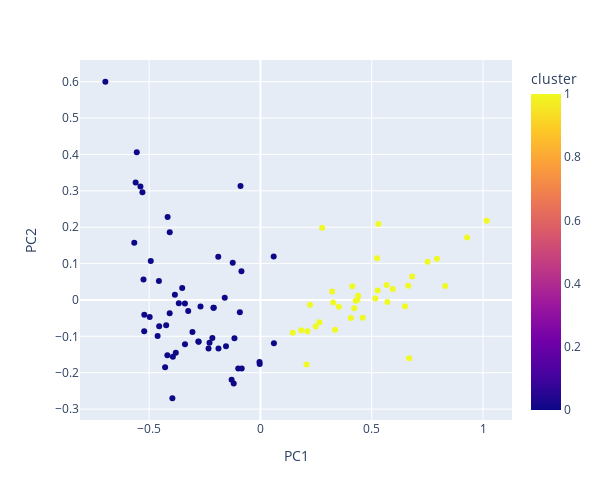

The cell this chart's notebook holds for it:
### Markdown cell above
Load the data:

### Code cell
columns_to_drop = ['year',
                   'percentage_population_in_multidimensional_poverty',
                   'poverty_vulnerability',
                   'severe_poverty',
                   'percentage_population_in_multidimensional_destitution_poverty',
                   'proportion_of_mpi_ppor_who_are_destitute',
                   'deprevation_intensity']

data_raw = pd.read_csv('../data/country-data.csv')
mpi_data = pd.read_csv("../data/national_mpi.csv", delimiter=";").drop(columns=columns_to_drop, axis=1)
mpi_area = pd.read_csv("../data/MPI.csv")
mpm_data = pd.read_csv("../data/mpm_worlbank.csv", delimiter=";")

for column in mpi_data.columns:
    if column != 'country':
        mpi_data[column] = mpi_data[column].str.replace(',', '.').astype(float)

mpi_area.columns = [s.replace(' ', '_').lower() for s in mpi_area.columns]

# merge dataframes
raw_n_mpi = pd.merge(
    data_raw,
    mpi_data,
    on='country',
    how='inner'
)

raw_n_area = pd.merge(
    data_raw,
    mpi_area,
    on='country',
    how='inner',  # use 'left' to keep all rows from the left table
)

#countries = raw_n_mpi.country
#raw_n_mpi = raw_n_mpi.drop(columns=["country"]) 

features = ['country', 'mpi', 'gdpp', 'child_mort', 'total_fer', 'life_expec']
countries, clusters = pre_process_data(raw_n_mpi[features], scaler="minmax", pca_components=3, plot_scree_plot=True, pca=True)
clusters = apply_hierarchical_clustering(clusters, 2)
scatter_plot_data(clusters, ['PC1', 'PC2', 'PC3'], clusters.index, three=False)
evalutate_clusters(clusters)

### Figure 1 — Plotly figure (JSON) as saved in the notebook; plotly's stock layout.template omitted (floating-point values rounded to 4 significant figures)
{"data": [{"hovertemplate": "<b>%{hovertext}</b><br><br>PC1=%{x}<br>PC2=%{y}<br>cluster=%{marker.color}<extra></extra>", "hovertext": [0, 1, 2, 3, 4, 5, 6, 7, 8, 9, 10, 11, 12, 13, 14, 15, 16, 17, 18, 19, 20, 21, 22, 23, 24, 25, 26, 27, 28, 29, 30, 31, 32, 33, 34, 35, 36, 37, 38, 39, 40, 41, 42, 43, 44, 45, 46, 47, 48, 49, 50, 51, 52, 53, 54, 55, 56, 57, 58, 59, 60, 61, 62, 63, 64, 65, 66, 67, 68, 69, 70, 71, 72, 73, 74, 75, 76, 77, 78, 79, 80, 81, 82, 83, 84, 85, 86, 87, 88, 89], "legendgroup": "", "marker": {"color": [1, 0, 0, 1, 0, 0, 0, 0, 0, 1, 0, 0, 0, 0, 0, 1, 1, 0, 1, 1, 1, 0, 0, 1, 0, 0, 0, 0, 0, 0, 1, 0, 1, 0, 1, 1, 0, 1, 0, 0, 0, 0, 0, 0, 1, 0, 1, 1, 0, 1, 1, 0, 1, 1, 0, 0, 0, 0, 1, 0, 0, 0, 1, 1, 1, 0, 0, 0, 1, 0, 1, 0, 0, 1, 0, 0, 1, 0, 0, 1, 0, 1, 1, 0, 0, 0, 1, 0, 1, 1], "coloraxis": "coloraxis", "symbol": "circle"}, "mode": "markers", "name": "", "orientation": "v", "showlegend": false, "type": "scatter", "x": [0.516, -0.4619, -0.3392, 0.5302, -0.5302, -0.4181, -0.1295, -0.6967, -0.3245, 0.5667, -0.1167, -0.1547, -0.5222, -0.1245, -0.5606, 0.7932, 0.6815, -0.004181, 0.4356, 0.8299, 0.9284, -0.4549, -0.4561, 0.2651, -0.5667, -0.3514, -0.3666, -0.2159, -0.3389, -0.08946, 0.3519, -0.3932, 0.1454, -0.09249, 0.594, 0.5703, -0.2287, 0.6681, -0.09977, -0.2788, -0.08532, -0.4077, -0.2692, -0.4169, 0.1832, 0.06056, 0.2069, 0.4062, -0.5555, 0.4214, 0.4596, -0.4926, 0.7509, 0.4128, -0.3955, -0.2331, -0.5253, -0.2776, 0.6641, -0.003234, 0.05955, -0.12, 1.016, 0.5238, 0.211, -0.3054, -0.3842, -0.1884, 0.2483, -0.1603, 0.3268, -0.5218, -0.539, 0.6496, -0.1895, -0.3802, 0.3221, -0.4074, -0.08402, 0.4279, -0.4974, 0.2772, 0.3354, -0.2112, -0.4235, -0.2097, 0.5267, -0.4283, 0.2228, 0.4389], "xaxis": "x", "y": [0.003729, -0.0989, -0.009727, 0.209, 0.2962, -0.1521, -0.2191, 0.5998, -0.03046, 0.04139, -0.1053, -0.1276, -0.08572, 0.1023, 0.3231, 0.1132, 0.06441, -0.1703, 1.378e-05, 0.03841, 0.1716, -0.0724, 0.05207, -0.0613, 0.1574, 0.03265, -0.009095, -0.1043, -0.1217, 0.3133, -0.01876, -0.1562, -0.09038, -0.03415, 0.03, -0.005989, -0.1177, -0.16, -0.1887, -0.1142, 0.07882, -0.03658, -0.01818, 0.2279, -0.08315, -0.119, -0.1776, -0.04957, 0.4057, -0.0229, -0.04877, 0.1072, 0.1053, 0.03785, -0.2702, -0.1338, 0.0563, -0.1148, 0.03873, -0.1758, 0.1193, -0.2294, 0.2176, 0.1147, -0.08597, -0.08792, 0.01452, -0.1332, -0.07289, 0.006214, -0.006683, -0.04078, 0.312, -0.0174, 0.1185, -0.1451, 0.02327, 0.186, -0.1887, -0.002319, -0.04708, 0.1983, -0.08181, -0.02162, -0.06945, -0.02135, 0.02595, -0.185, -0.01303, 0.0112], "yaxis": "y"}], "layout": {"coloraxis": {"colorbar": {"title": {"text": "cluster"}}, "colorscale": [[0, "#0d0887"], [0.1111, "#46039f"], [0.2222, "#7201a8"], [0.3333, "#9c179e"], [0.4444, "#bd3786"], [0.5556, "#d8576b"], [0.6667, "#ed7953"], [0.7778, "#fb9f3a"], [0.8889, "#fdca26"], [1, "#f0f921"]]}, "height": 500, "legend": {"tracegroupgap": 0}, "margin": {"t": 60}, "width": 600, "xaxis": {"anchor": "y", "domain": [0, 1], "title": {"text": "PC1"}}, "yaxis": {"anchor": "x", "domain": [0, 1], "title": {"text": "PC2"}}}}
